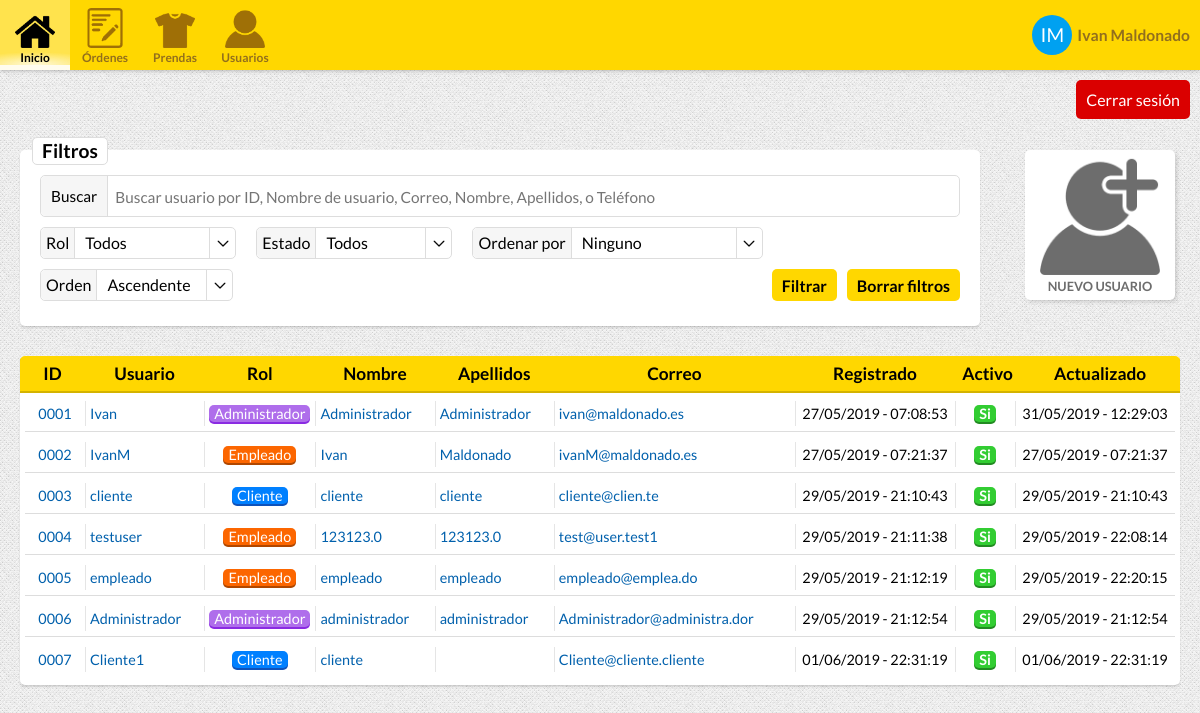
Page /users.php (signed in) on the earlier database version.
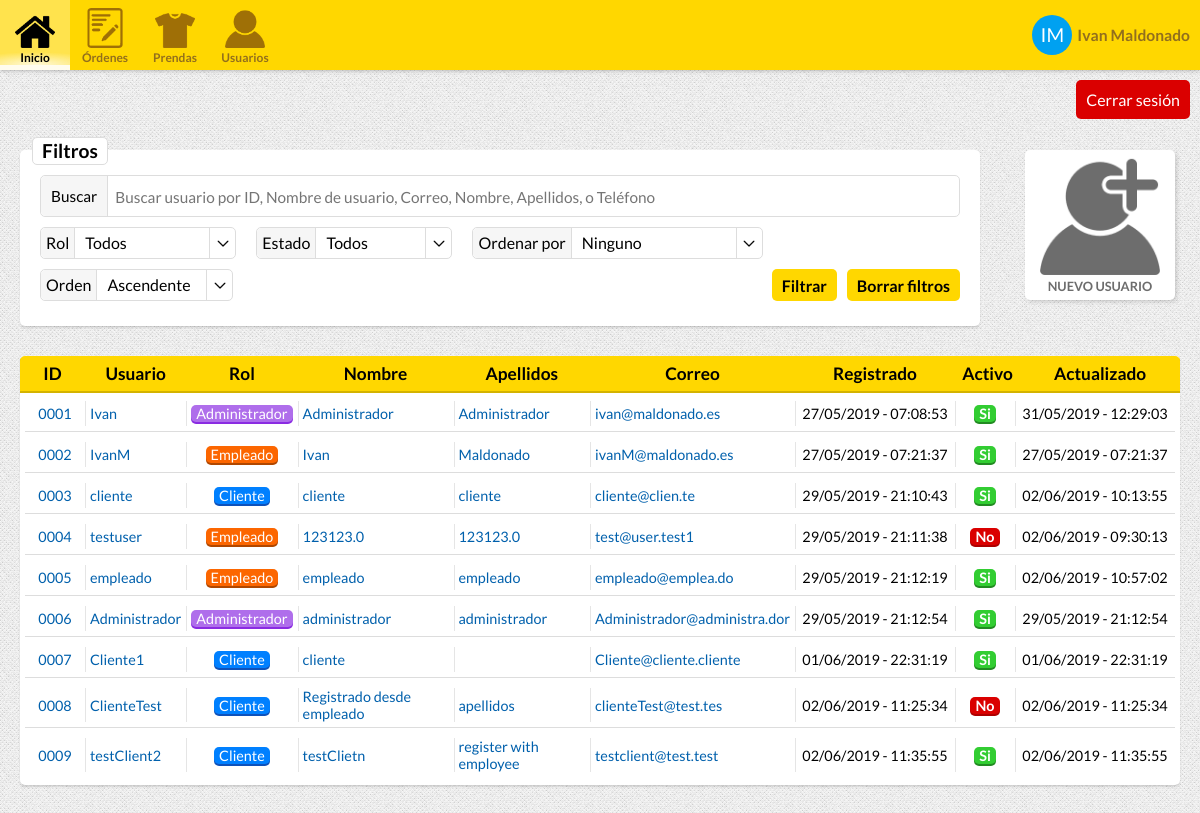
Same page on the later database version.
### tables this page shows
CREATE TABLE "USERS" (
	"USER_ID"	INTEGER NOT NULL PRIMARY KEY AUTOINCREMENT,
	"USERNAME"	TEXT NOT NULL,
	"NAME"	TEXT NOT NULL,
	"SURNAME"	TEXT,
	"PHONE"	INTEGER,
	"EMAIL"	TEXT NOT NULL,
	"HASHED_PASSWORD"	TEXT NOT NULL,
	"ROLE_ID"	INTEGER NOT NULL DEFAULT 0,
	"UPDATE_TIMESTAMP"	INTEGER NOT NULL,
	"REGISTER_TIMESTAMP"	INTEGER NOT NULL,
	"ACTIVE"	INTEGER NOT NULL DEFAULT 0,
	FOREIGN KEY("ROLE_ID") REFERENCES "USER_ROLES"("ROLE_ID")
);

CREATE TABLE "USER_ROLES" (
	"ROLE_ID"	INTEGER NOT NULL PRIMARY KEY AUTOINCREMENT,
	"ROLE_NAME"	TEXT NOT NULL,
	"ROLE_CSS_CLASS"	TEXT,
	"ROLE_DESCRIPTION"	TEXT
);

### Controllers/UserController.php (called while the page is built, shortened)
<?php
class UserController {
    private function connect(){
        return new PDO("sqlite:.data/data.db");
    }
    public function getUser($id){
        $db = $this->connect();
        $sql = "SELECT * FROM USERS AS U, USER_ROLES AS R WHERE USER_ID = :userID AND U.ROLE_ID = R.ROLE_ID";
        $stmt = $db->prepare($sql);
        $stmt->bindParam(':userID', $id);
        if($stmt->execute()){
            if($row = $stmt->fetch()){
               return new User(
                $row["USER_ID"],
                $row["USERNAME"],
                $row["HASHED_PASSWORD"],
                $row["EMAIL"],
                new Role(
                    $row["ROLE_ID"],
                    $row["ROLE_NAME"],
                    $row["ROLE_CSS_CLASS"],
                    $row["ROLE_DESCRIPTION"]
                ),
                $row["PHONE"],
                $row["NAME"],
                $row["SURNAME"],
                $row["REGISTER_TIMESTAMP"],
                $row["UPDATE_TIMESTAMP"],
                $row["ACTIVE"]
                );
            }
        }
        return null;
    }
    public function getUsers($searchString, $roleFilter, $stateFilter, $orderByFilter, $orderDirectionFilter, $page = 1, $itemsPerPage = 10, $noClients = false){
        $searchString = "%$searchString%";
        $page = $page - 1;
        $startFromItem = $page * $itemsPerPage;
        $users = array();
        $db = $this->connect();
        $sql = "
            SELECT
                *
            FROM
                USERS AS U,
                USER_ROLES AS R
            WHERE
                U.ROLE_ID = R.ROLE_ID";
        if(!is_null($searchString) && !empty($searchString)){
            $sql .= "
                AND (
                    LOWER(U.NAME) LIKE LOWER(:searchString) OR
                    LOWER(U.SURNAME) LIKE LOWER(:searchString) OR
                    LOWER(U.USERNAME) LIKE LOWER(:searchString) OR
                    LOWER(U.EMAIL) LIKE LOWER(:searchString) OR
                    LOWER(U.PHONE) LIKE LOWER(:searchString)
                )";
        }
        switch($orderByFilter){
            default:
                $orderBy = "U.USER_ID";
                break;
        }
        $sql .= "
            ORDER BY
                $orderBy ";
        switch ($orderDirectionFilter){
            default:
                $sql .= "ASC ";
                break;
        }
        $sql .= "
            LIMIT
                :page,
                :maxItems";
        $stmt = $db->prepare($sql);
        if(!is_null($searchString) && !empty($searchString)){
            $stmt->bindParam(':searchString', $searchString);
        }
        $stmt->bindParam(":page", $startFromItem);
        $stmt->bindParam(":maxItems", $itemsPerPage);
        if($stmt->execute()){
            while($row = $stmt->fetch()){
                array_push($users, new User(
                    $row["USER_ID"],
                    $row["USERNAME"],
                    $row["HASHED_PASSWORD"],
                    $row["EMAIL"],
                    new Role(
                        $row["ROLE_ID"],
                        $row["ROLE_NAME"],
                        $row["ROLE_CSS_CLASS"],
                        $row["ROLE_DESCRIPTION"]
                    ),
                    $row["PHONE"],
                    $row["NAME"],
                    $row["SURNAME"],
                    $row["REGISTER_TIMESTAMP"],
                    $row["UPDATE_TIMESTAMP"],
                    $row["ACTIVE"]
                ));
            }
        }
        return $users;
    }
}

### Classes/User.php (called while the page is built, shortened)
<?php
require_once("Classes/Role.php");
class User{
    private $id;
    private $username;
    private $email;
    private $role;
    private $name;
    private $surname;
    private $registeredDate;
    private $updateDate;
    private $active;
    function __construct($id = 0, $username, $password = null, $email, $role, $telephone, $name, $surname, $registeredDate, $updateDate, $active = 0){
        $this->id = $id;
        $this->username = $username;
        $this->email = $email;
        $this->role = $role;
        $this->name = $name;
        $this->surname = $surname;
        $registeredDateOb = new DateTime();
        $registeredDateOb->setTimestamp($registeredDate);
        $this->registeredDate = $registeredDateOb;
        $updateDateOb = new DateTime();
        $updateDateOb->setTimestamp($updateDate);
        $this->updateDate = $updateDateOb;
        if($active == 0){
            $this->active = false;
        }else {
            $this->active = true;
        }
    }
    function getId(){
        return $this->id;
    }
    function getUsername(){
        return $this->username;
    }
    function getEmail(){
        return $this->email;
    }
    function getRole(){
        return $this->role;
    }
    function getName(){
        return $this->name;
    }
    function getRegisteredDateString(){
        $date = $this->registeredDate;
        return $date->format('d/m/Y - H:i:s');
    }
    function getUpdateDateString(){
        $date = $this->updateDate;
        return $date->format('d/m/Y - H:i:s');
    }
    function isActive(){
        return $this->active;
    }
    function getSurname(){
        return $this->surname;
    }
}

### Classes/Role.php (called while the page is built, shortened)
<?php
class Role{
    private $id;
    private $name;
    private $cssClass;
    function __construct($id, $name, $cssClass, $description = ""){
        $this->id = $id;
        $this->name = $name;
        $this->cssClass = $cssClass;
    }
    function getID(){
        return $this->id;
    }
    function getName(){
        return $this->name;
    }
    function getCssClass(){
        return $this->cssClass;
    }
}

### ViewControllers/usersViewController.php (the view, shortened to what the changed rows need)
<?php
require_once("Controllers/UserController.php");
require_once("Classes/User.php");
require_once("Classes/Role.php");
$userController = new UserController();
if(isset($_SESSION["userID"])){
    $sessionUser = $userController->getUser($_SESSION["userID"]);
}else {
    header("location: login.php");
}
$page = 1;
$search = "";
$userRoleFilter = -1;
$state = -1;
$orderBy = -1;
$orderDirection = -1;
$users = $userController->getUsers($search, $userRoleFilter,$state,$orderBy,$orderDirection, $page);
    ?>
    <?php
function showUsersTable(){
    global $users;
    ?>
    <div class="table-container">
        <table class="user-table">
            <tr class="header-responsive-desktop">
                <th>ID</th>
                <th>Usuario</th>
                <th>Rol</th>
                <th>Nombre</th>
                <th>Apellidos</th>
                <th>Correo</th>
                <th>Registrado</th>
                <th>Activo</th>
                <th>Actualizado</th>
            </tr>
            <?php
            if(sizeof($users) > 0){
                foreach($users as $user){
                    $role = $user->getRole();
                    ?>
            <tr class="user">
                <td class="id a-center"><span class="responsive-label">ID</span><a href="user.php?<?=http_build_query(array("id" => $user->getID()))?>"><?=str_pad($user->getID(), 4, "0", STR_PAD_LEFT)?></a></td>
                <td class="username"><span class="responsive-label">Usuario</span> <a href="user.php?<?=http_build_query(array("id" => $user->getID()))?>"><?=$user->getUsername()?></a></td>
                <td class="role a-center"><span class="responsive-label">Rol</span><a href="users.php?<?=http_build_query(array("userRole" => $role->getID()))?>" class="label-box <?=$role->getCssClass()?>"><?=$role->getName()?></a></td>
                <td class="name"><span class="responsive-label">Nombre</span> <a href="user.php?<?=http_build_query(array("id" => $user->getID()))?>"><?=$user->getName()?></a></td>
                <td class="surname"><span class="responsive-label">Apellidos</span> <a href="user.php?<?=http_build_query(array("id" => $user->getID()))?>"><?=$user->getSurname()?></a></td>
                <td class="email"><span class="responsive-label">Correo</span><a href="user.php?<?=http_build_query(array("id" => $user->getID()))?>"><?=$user->getEmail()?></a></td>
                <td class="registration-date date a-center"><span class="responsive-label">Registro</span><span><?=$user->getRegisteredDateString()?></span></td>
                <td class="active a-center"><span class="responsive-label">Activo</span><a href="users.php?<?=http_build_query(array("state" => $user->isActive()?1:0))?>" class="label-box <?=$user->isActive()?"enabled":"disabled"?>"><?=$user->isActive()?"Si":"No"?></a></td>
                <td class="update-date date a-center"><span class="responsive-label">Actualizado</span><span><?=$user->getUpdateDateString()?></span></td>
            </tr>
                    <?php
                }
            }else{
                ?><tr class="user no-items"><td colspan="9">No se han encontrado usuarios</td></tr><?php
            }
            ?>
        </table>
    </div>
    <?php
}

### includes/navbar.inc (shortened to what the changed rows need)
<nav class="top-header">
    <a class="menu-item user" href="user.php?id=<?=$sessionUser->getID()?>">
        <div class="user-avatar"><?=substr($sessionUser->getName(), 0,1) . substr($sessionUser->getSurname(), 0,1)?></div>
        <div class="username"><?=$sessionUser->getName()." ".$sessionUser->getSurname()?></div>
    </a>
</nav>

Differences in the rows shown:
changed users "cliente@clien.te": UPDATE_TIMESTAMP "29/05/2019 - 21:10:43" → "02/06/2019 - 10:13:55"
changed users "testuser": UPDATE_TIMESTAMP "29/05/2019 - 22:08:14" → "02/06/2019 - 09:30:13"; now shows "No"; no longer shows "Si"
changed users "empleado": UPDATE_TIMESTAMP "29/05/2019 - 22:20:15" → "02/06/2019 - 10:57:02"
added users: USER_ID "0008", USERNAME "ClienteTest", ROLE_ID.ROLE_NAME "Cliente", NAME "Registrado desde empleado", SURNAME "apellidos", EMAIL "clienteTest@test.tes", REGISTER_TIMESTAMP "02/06/2019 - 11:25:34", ACTIVE "No", UPDATE_TIMESTAMP "02/06/2019 - 11:25:34"
added users: USER_ID "0009", USERNAME "testClient2", ROLE_ID.ROLE_NAME "Cliente", NAME "testClietn", SURNAME "register with employee", EMAIL "testclient@test.test", REGISTER_TIMESTAMP "02/06/2019 - 11:35:55", ACTIVE "Si", UPDATE_TIMESTAMP "02/06/2019 - 11:35:55"
